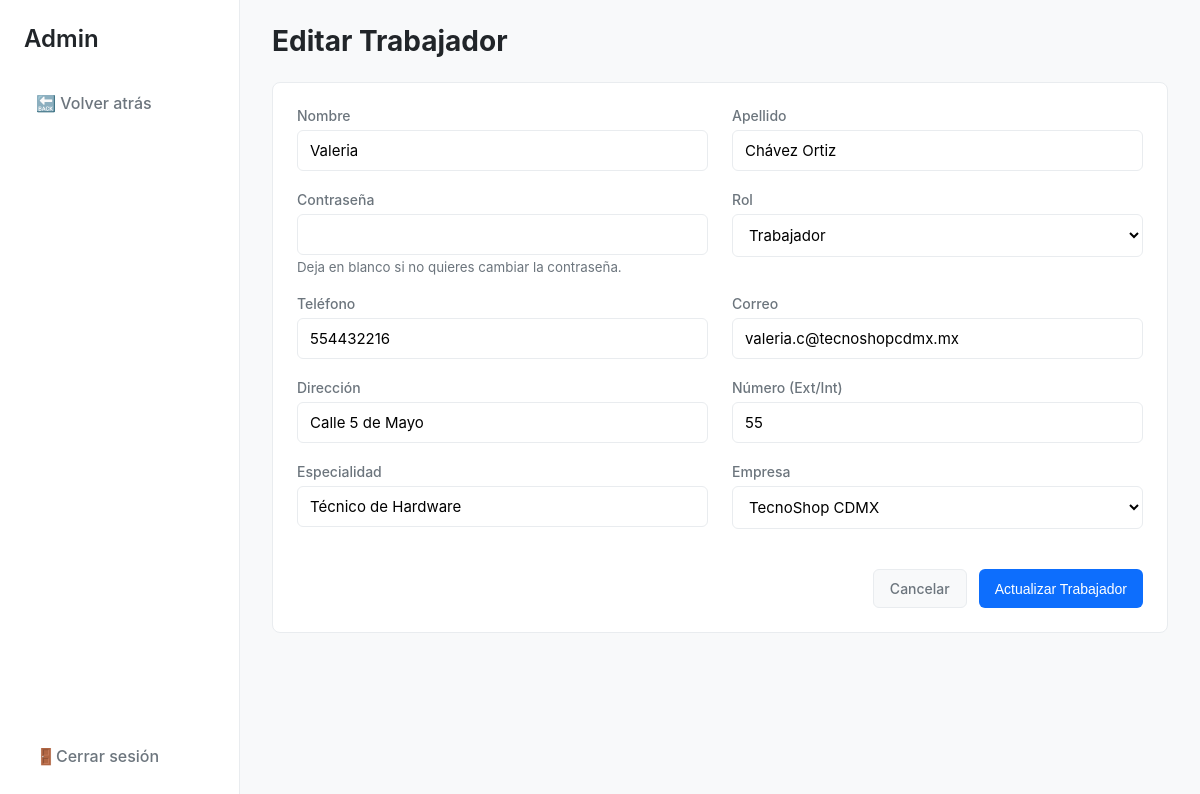
/admin/editar_trabajador.php?id=6 (signed in), run on the app's committed database.
### tables this page shows
CREATE TABLE `trabajador` (
  `id_trabajador` int(11) NOT NULL,
  `contrasena` varchar(20) NOT NULL,
  `nombre` varchar(100) NOT NULL,
  `apellido` varchar(100) NOT NULL,
  `telefono` varchar(15) NOT NULL,
  `correo` varchar(100) NOT NULL,
  `direccion` varchar(100) NOT NULL,
  `num_direccion` varchar(10) NOT NULL,
  `especialidad` varchar(100) NOT NULL,
  `rol` enum('admin','trabajador') NOT NULL DEFAULT 'trabajador',
  `id_empresa` int(11) NOT NULL
);

CREATE TABLE `empresa` (
  `id_empresa` int(11) NOT NULL,
  `nombre_empresa` varchar(100) NOT NULL,
  `telefono` varchar(15) NOT NULL,
  `correo` varchar(100) NOT NULL,
  `direccion` varchar(100) NOT NULL
);

### html/admin/editar_trabajador.php (the view, shortened to what this page needs)
<?php
require '../config/conexion.php';
$id_trabajador_a_editar = $_GET['id'];
try {
    $stmt_trabajador = $pdo->prepare("SELECT * FROM trabajador WHERE id_trabajador = ?");
    $stmt_trabajador->execute([$id_trabajador_a_editar]);
    $trabajador = $stmt_trabajador->fetch(PDO::FETCH_ASSOC);
    $stmt_empresas = $pdo->query("SELECT id_empresa, nombre_empresa FROM empresa ORDER BY nombre_empresa ASC");
    $empresas = $stmt_empresas->fetchAll(PDO::FETCH_ASSOC);
} catch (\PDOException $e) {
    echo "Error al consultar la base de datos: " . $e->getMessage();
    die();
}
?>
<!DOCTYPE html>
<html lang="es">
<head>
</head>
<body>
    <aside class="sidebar">
        <div class="sidebar-header">Admin</div>
          <nav class="sidebar-nav">
            <ul>
                <li><a href="javascript:history.back()">🔙 Volver atrás</a></li>
            </ul>
        </nav>
        <div class="sidebar-footer">
            <a href="/controllers/logout.php"><span>🚪</span> Cerrar sesión</a>
        </div>
    </aside>
    <main class="main-content">
        <header class="main-header">
            <h1>Editar Trabajador</h1>
        </header>
        <div class="card">
            <form action="../controllers/actualizar_trabajador.php" method="POST">
                <div class="form-grid">
                    <div class="form-group">
                        <label for="nombre">Nombre</label>
                        <input type="text" name="nombre" id="nombre" class="form-control"
                               value="<?php echo htmlspecialchars($trabajador['nombre']); ?>" required>
                    </div>
                    <div class="form-group">
                        <label for="apellido">Apellido</label>
                        <input type="text" name="apellido" id="apellido" class="form-control"
                               value="<?php echo htmlspecialchars($trabajador['apellido']); ?>" required>
                    </div>
                    <div class="form-group">
                        <label for="contrasena">Contraseña</label>
                        <input type="password" name="contrasena" id="contrasena" class="form-control">
                        <small style="color: var(--color-texto-secundario); margin-top: 4px;">Deja en blanco si no quieres cambiar la contraseña.</small>
                    </div>
                    <div class="form-group">
                        <label for="rol">Rol</label>
                        <select name="rol" id="rol" class="form-control" required>
                            <option value="trabajador" <?php if ($trabajador['rol'] == 'trabajador') echo 'selected'; ?>>Trabajador</option>
                        </select>
                    </div>
                    <div class="form-group">
                        <label for="telefono">Teléfono</label>
                        <input type="tel" name="telefono" id="telefono" class="form-control"
                               value="<?php echo htmlspecialchars($trabajador['telefono']); ?>" required>
                    </div>
                    <div class="form-group">
                        <label for="correo">Correo</label>
                        <input type="email" name="correo" id="correo" class="form-control"
                               value="<?php echo htmlspecialchars($trabajador['correo']); ?>" required>
                    </div>
                    <div class="form-group">
                        <label for="direccion">Dirección</label>
                        <input type="text" name="direccion" id="direccion" class="form-control"
                               value="<?php echo htmlspecialchars($trabajador['direccion']); ?>" required>
                    </div>
                    <div class="form-group">
                        <label for="num_direccion">Número (Ext/Int)</label>
                        <input type="text" name="num_direccion" id="num_direccion" class="form-control"
                               value="<?php echo htmlspecialchars($trabajador['num_direccion']); ?>" required>
                    </div>
                    <div class="form-group">
                        <label for="especialidad">Especialidad</label>
                        <input type="text" name="especialidad" id="especialidad" class="form-control"
                               value="<?php echo htmlspecialchars($trabajador['especialidad']); ?>" required>
                    </div>
                    <div class="form-group">
                        <label for="id_empresa">Empresa</label>
                        <select name="id_empresa" id="id_empresa" class="form-control" required>
                            <?php foreach ($empresas as $empresa): ?>
                                <option value="<?php echo $empresa['id_empresa']; ?>"
                                    <?php if ($empresa['id_empresa'] == $trabajador['id_empresa']) echo 'selected'; ?>>
                                    <?php echo htmlspecialchars($empresa['nombre_empresa']); ?>
                                </option>
                            <?php endforeach; ?>
                        </select>
                    </div>
                    <div class="form-actions">
                        <a href="trabajadores.php" class="btn btn-secondary">Cancelar</a>
                        <button type="submit" class="btn btn-primary">Actualizar Trabajador</button>
                    </div>
                </div>
            </form>
        </div>
    </main>
</body>
</html>

### html/admin/editar_trabajador.php (style rules this page uses)
:root { --color-primario: #0d6efd; --color-fondo: #f8f9fa; --color-blanco: #ffffff; --color-texto: #212529; --color-texto-secundario: #6c757d; --color-borde: #e9ecef; }
body { font-family: -apple-system, BlinkMacSystemFont, "Segoe UI", Roboto, "Helvetica Neue", Arial, sans-serif; margin: 0; background-color: var(--color-fondo); color: var(--color-texto); display: flex; }
.sidebar { width: 240px; background-color: var(--color-blanco); border-right: 1px solid var(--color-borde); height: 100vh; display: flex; flex-direction: column; padding: 24px; box-sizing: border-box; position: fixed; left: 0; top: 0; }
.sidebar-header { font-size: 24px; font-weight: 600; margin-bottom: 30px; }
.sidebar-nav { flex-grow: 1; }
.sidebar-nav ul { list-style: none; padding: 0; margin: 0; }
.sidebar-nav li { margin-bottom: 10px; }
.sidebar-nav a { text-decoration: none; color: var(--color-texto-secundario); font-weight: 500; display: flex; align-items: center; padding: 10px 12px; border-radius: 6px; transition: background-color 0.2s, color 0.2s; }
.sidebar-footer a { text-decoration: none; color: var(--color-texto-secundario); font-weight: 500; display: flex; align-items: center; padding: 10px 12px; }
.main-content { margin-left: 240px; flex-grow: 1; padding: 24px 32px; }
.main-header h1 { font-size: 28px; margin: 0; margin-bottom: 24px; }
.card { background-color: var(--color-blanco); border: 1px solid var(--color-borde); border-radius: 8px; padding: 24px; }
.form-grid { display: grid; grid-template-columns: 1fr 1fr; gap: 20px 24px; }
.form-group { display: flex; flex-direction: column; }
.form-group label { display: block; font-weight: 500; color: var(--color-texto-secundario); margin-bottom: 6px; font-size: 14px; }
.form-control { width: 100%; padding: 10px 12px; border: 1px solid var(--color-borde); border-radius: 6px; font-size: 15px; box-sizing: border-box; transition: border-color 0.2s, box-shadow 0.2s; font-family: inherit; background-color: var(--color-blanco); }
.form-actions { grid-column: span 2; display: flex; justify-content: flex-end; gap: 12px; margin-top: 20px; }
.btn { border: none; padding: 10px 16px; border-radius: 6px; font-weight: 500; cursor: pointer; font-size: 14px; text-decoration: none; transition: background-color 0.2s, color 0.2s; }
.btn-primary { background-color: var(--color-primario); color: var(--color-blanco); }
.btn-secondary { background-color: var(--color-fondo); color: var(--color-texto-secundario); border: 1px solid var(--color-borde); }

### data on the page
trabajador: nombre "Valeria", apellido "Chávez Ortiz", rol "Trabajador", telefono "554432216", correo "valeria.c@tecnoshopcdmx.mx", direccion "Calle 5 de Mayo", num_direccion "55", especialidad "Técnico de Hardware", id_empresa "TecnoShop CDMX"
